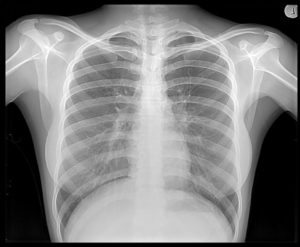
#> input picture lab4/Xray-300x247.jpg, 300 x 247 px
$ python lab4_Kaczmarski.py
#> lines starting #> are read from the running program, lines starting #| are printed output that depends on the picture; after the words box and inside, x2 and y2 are one past the last pixel; in counts of white or black regions, pixels touching at a corner belong together
import numpy as np
import matplotlib.pyplot as plt
import skimage
from scipy import signal
import cv2

im=plt.imread('Xray-300x247.jpg')
#> im is the input picture: shape (247, 300, 3); min 0, max 255, mean 126.9
print(im.shape)
#| (247, 300, 3)
im_gray=skimage.color.rgb2gray(im)
im_fft=np.fft.fft2(im_gray)

def showFFT(fft):
    plt.imshow(np.log10(abs(fft)), cmap='gray')
    plt.axis('off')
    plt.show()
def showImage(img):
    plt.imshow(img, cmap='gray')
    plt.axis('off')
    plt.show()


noise=np.random.normal(loc=0,scale=0.1,size=im_gray.shape)
im_noisy=im_gray+noise
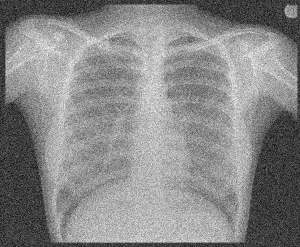
#> im_noisy: shape (247, 300) float64; min -0.39, max 1.27, mean 0.497; drawn with min black and max white
(x,y)=im_noisy.shape
#> x = 247; y = 300
for i in range(x):
    for j in range(y):
        if im_noisy[i][j]<0:
            im_noisy[i][j]=0
        if im_noisy[i][j]>1:
            im_noisy[i][j]=1
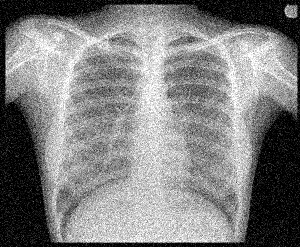
#> im_noisy: shape (247, 300) float64; 12.09% of pixels changed, all inside (x1, y1, x2, y2) = (0, 0, 300, 247)
showImage(im_noisy)
im_noisy_fft=np.fft.fft2(im_noisy)

mask = np.ones((5,5))/25
#im_filtered = signal.convolve2d(im_noisy, mask)
#im_filtered_fft = np.fft.fft2(im_filtered)
im_filtered = cv2.filter2D(im_noisy,-1,mask)
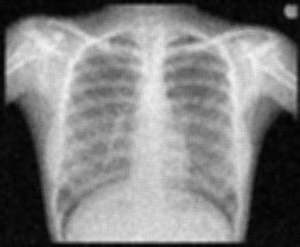
#> im_filtered: shape (247, 300) float64; min 0.00384, max 0.969, mean 0.505
im_filtered_fft = np.fft.fft2(im_filtered)

plt.figure(figsize=(12,12))
plt.subplot(3,3,1)
plt.title("obraz poczatkowy")
plt.imshow(im_gray, cmap='gray')
plt.axis('off')
plt.subplot(3,3,2)
plt.title("obraz zaszumiony")
plt.imshow(im_noisy, cmap='gray')
plt.axis('off')
plt.subplot(3,3,3)
plt.title("obraz odszumiony")
plt.imshow(im_filtered, cmap='gray')
plt.axis('off')
plt.subplot(3,3,4)
plt.hist(im_gray.ravel(),bins=128, cumulative=True)
plt.title("Histogram oryginalny")
plt.subplot(3,3,5)
plt.hist(im_noisy.ravel(),bins=128, cumulative=True)
plt.title("Histogram zaszumiony")
plt.subplot(3,3,6)
plt.hist(im_filtered.ravel(),bins=128, cumulative=True)
plt.title("Histogram odszumiony")
plt.subplot(3,3,7)
plt.title("FFT oryginalny")
plt.imshow(np.log10(abs(im_fft)), cmap='gray')
plt.axis('off')
plt.subplot(3,3,8)
plt.title("FFT zaszumiony")
plt.imshow(np.log10(abs(im_noisy_fft)), cmap='gray')
plt.axis('off')
plt.subplot(3,3,9)
plt.title("FFT odszumiony")
plt.imshow(np.log10(abs(im_filtered_fft)), cmap='gray')
plt.axis('off')
plt.show()
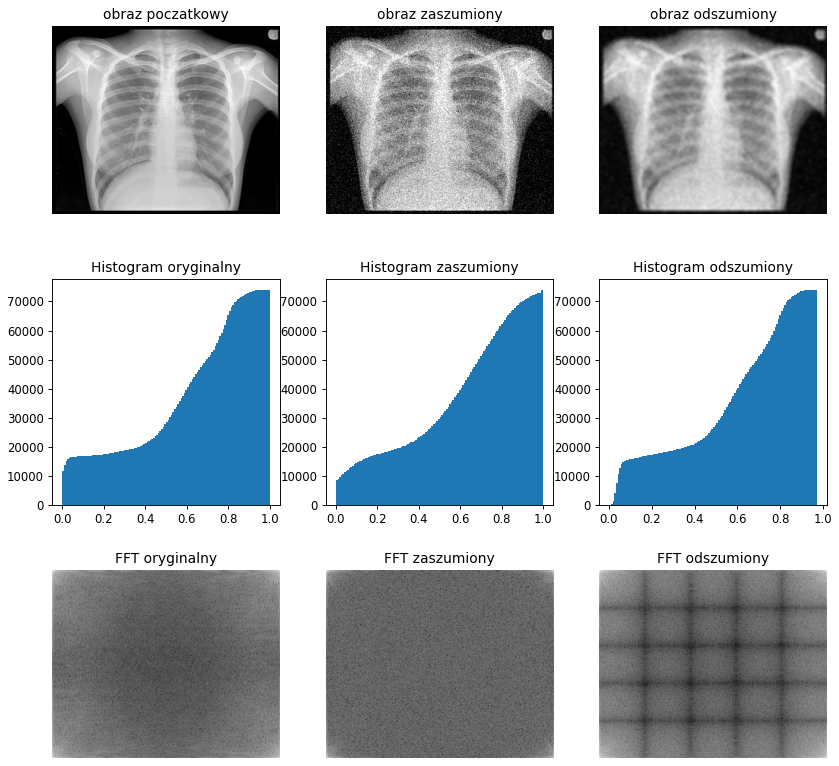
#> figure drawn by matplotlib, 9 panels; panel 4: tallest bar 74100 high, from x = 0.992 to 1; panel 5: tallest bar 74100 high, from x = 0.992 to 1; panel 6: tallest bar 74100 high, from x = 0.961 to 0.969

plt.figure(figsize=(12,12))
plt.subplot(1,2,1)
plt.imshow(im_gray-im_noisy, cmap='gray')
plt.title("Roznica oryginal-zaszumiony")
plt.axis('off')
plt.subplot(1,2,2)
plt.imshow(np.subtract(im_gray,im_filtered), cmap='gray')
plt.title("Roznica oryginal-odfiltrowany")
plt.axis('off')
plt.show()
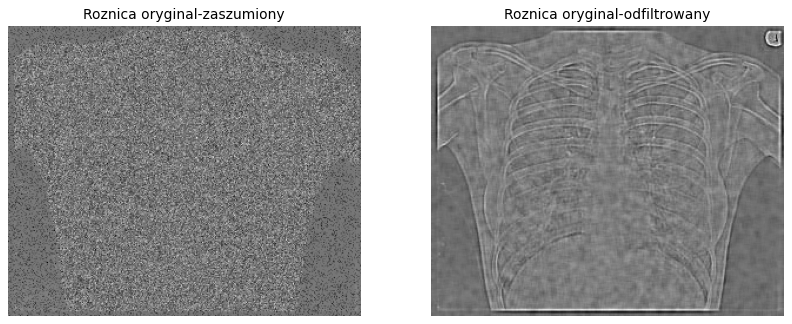
#> figure drawn by matplotlib, 2 panels
